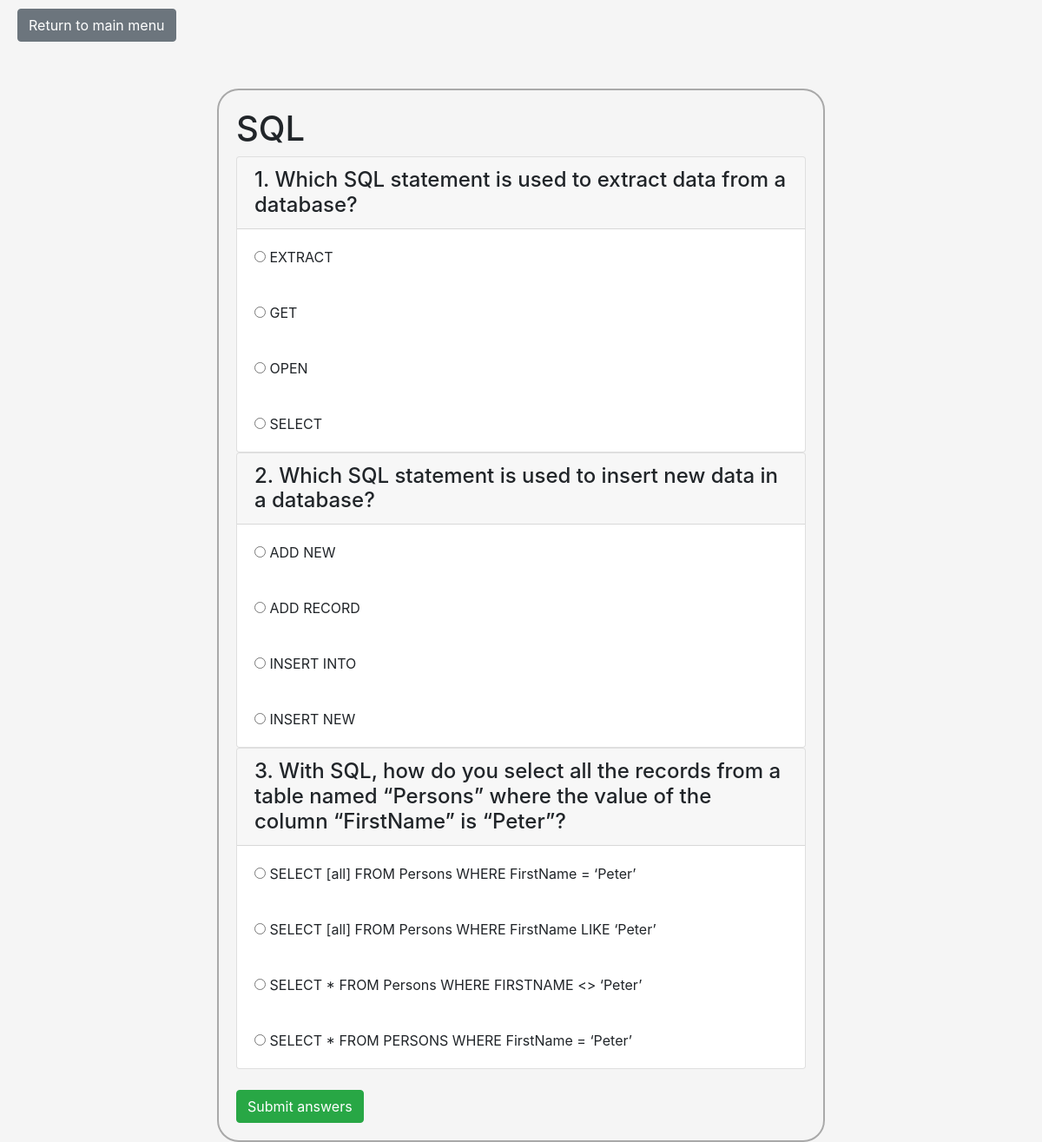
/startQuiz.php?quizID=34 (signed in), run on the app's committed database.
### tables this page shows
CREATE TABLE IF NOT EXISTS `Quiz` (
	`ID` int NOT NULL,
	`Name` varchar(255),
	`AuthorID` int NOT NULL,
	`Available` BOOLEAN NOT NULL,
	PRIMARY KEY (`ID`),
	FOREIGN KEY (`AuthorID`) REFERENCES `User`(`ID`) ON DELETE CASCADE
) DEFAULT CHARSET = utf8;

CREATE TABLE IF NOT EXISTS `Question` (
	`QuizID` int NOT NULL,
	`Number` smallint NOT NULL,
	`Statement` TEXT NOT NULL,
	PRIMARY KEY (`QuizID`, `Number`),
	FOREIGN KEY (`QuizID`) REFERENCES `Quiz`(`ID`) ON DELETE CASCADE
) DEFAULT CHARSET = utf8;

CREATE TABLE IF NOT EXISTS `Answer` (
	`QuizID` int NOT NULL,
	`QuestionNumber` smallint NOT NULL,
	`AnswerChoice` varchar(1000) NOT NULL,
	`isCorrect` BOOLEAN NOT NULL,
	PRIMARY KEY (`QuizID`, `QuestionNumber`, `AnswerChoice`),
	FOREIGN KEY (`QuizID`, `QuestionNumber`) REFERENCES `Question`(`QuizID`, `Number`) ON DELETE CASCADE
) DEFAULT CHARSET = utf8;

### functions.php (called while the page is built, shortened)
<?php
function check_login($conn) {
	if (isset($_SESSION['ID'])) {
		$id = $_SESSION['ID'];
		$query = "select * from User where ID = '$id' limit 1";
		$result = mysqli_query($conn, $query);
		if ($result && mysqli_num_rows($result) > 0) {
			$user_data = mysqli_fetch_assoc($result);
			return $user_data;
		}
	}
	die;
}

### startQuiz.php (the view, shortened to what this page needs)
<?php
	include("connection.php");
	include("functions.php");
	$id = $_GET["quizID"];
	$get_name_query = "select Name from Quiz where ID = '$id'";
	$res = mysqli_query($conn, $get_name_query);
	$array = mysqli_fetch_array($res);
	$name = $array['Name'];
?>
<!DOCTYPE html>
<html>
<head>
	<link rel = "stylesheet" href="https://maxcdn.bootstrapcdn.com/bootstrap/4.4.1/css/bootstrap.min.css">
</head>
<body>
	<a id="back" class="btn btn-secondary" href="index.php" > Return to main menu </a><br><br>
	<div id="box">
		<h1><?php echo $name; ?></h1>
		<?php
		$query = "select Number, Statement from Question where QuizId = '$id'";
		$result = mysqli_query($conn, $query);
		?>
		<form action="processScore.php" method="post">
			<?php
			$q_num = 1;
			while ($row = mysqli_fetch_assoc($result)) {
				$num = $row['Number'];
				$statement = $row['Statement'];
				?>
				<div class="card">
					<h4 class="card-header"> <?php echo $q_num . ". " . $statement ?> </h4>
					<?php
					$query2 = "select AnswerChoice from Answer where QuizID = '$id' and QuestionNumber = '$num'";
					$result2 = mysqli_query($conn, $query2);
					while ($row2 = mysqli_fetch_assoc($result2)) {
						$choice = $row2['AnswerChoice'];
						?>
						<div class="card-body">
							<input class="radoptions" type="radio" name="choices[<?php echo $num; ?>]" value="<?php echo $choice; ?>">
							<?php echo $choice; ?>
						</div>
						<?php
					}
				?>
				</div>
				<?php
				$q_num++;
			}
			?>
			<br>
			<input id="button1" type="submit" name="submit" value="Submit answers" class="btn btn-success m=auto d-block">
		</form>
	</div>
</body>
</html>

### startQuiz.php (style rules this page uses)
#box { margin: auto; width: 700px; margin-top: 30px; padding: 20px; border-radius: 25px; border: 2px solid darkgrey; align-self: center; align-content: center; }
#back { margin-top: 10px; margin-left: 20px; }
body { background-color: #F5F5F5; }

### data on the page
quiz: Name "SQL"
question: Statement "Which SQL statement is used to extract data from a database?"
answer: AnswerChoice "EXTRACT"
answer: AnswerChoice "GET"
answer: AnswerChoice "OPEN"
answer: AnswerChoice "SELECT"
question: Statement "Which SQL statement is used to insert new data in a database?"
answer: AnswerChoice "ADD NEW"
answer: AnswerChoice "ADD RECORD"
answer: AnswerChoice "INSERT INTO"
answer: AnswerChoice "INSERT NEW"
question: Statement "With SQL, how do you select all the records from a table named “Persons” where the value of the column “FirstName” is “Peter”?"
answer: AnswerChoice "SELECT [all] FROM Persons WHERE FirstName = ‘Peter’"
answer: AnswerChoice "SELECT [all] FROM Persons WHERE FirstName LIKE ‘Peter’"
answer: AnswerChoice "SELECT * FROM Persons WHERE FIRSTNAME <> ‘Peter’"
answer: AnswerChoice "SELECT * FROM PERSONS WHERE FirstName = ‘Peter’"
